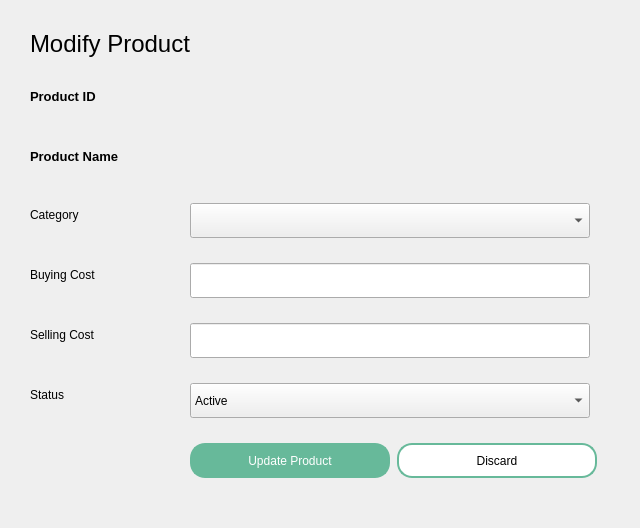
<?xml version="1.0" encoding="UTF-8"?>
<ui version="4.0">
 <class>Dialog</class>
 <widget class="QDialog" name="Dialog">
  <property name="geometry">
   <rect>
    <x>0</x>
    <y>0</y>
    <width>640</width>
    <height>528</height>
   </rect>
  </property>
  <property name="windowTitle">
   <string>Dialog</string>
  </property>
  <widget class="QWidget" name="widget_2" native="true">
   <property name="geometry">
    <rect>
     <x>30</x>
     <y>30</y>
     <width>636</width>
     <height>501</height>
    </rect>
   </property>
   <layout class="QFormLayout" name="formLayout">
    <property name="horizontalSpacing">
     <number>0</number>
    </property>
    <property name="verticalSpacing">
     <number>25</number>
    </property>
    <property name="leftMargin">
     <number>0</number>
    </property>
    <property name="topMargin">
     <number>0</number>
    </property>
    <property name="rightMargin">
     <number>0</number>
    </property>
    <property name="bottomMargin">
     <number>0</number>
    </property>
    <item row="0" column="0">
     <widget class="QLabel" name="label_4">
      <property name="font">
       <font>
        <pointsize>18</pointsize>
       </font>
      </property>
      <property name="text">
       <string>Modify Product</string>
      </property>
     </widget>
    </item>
    <item row="2" column="0">
     <widget class="QLabel" name="label_5">
      <property name="font">
       <font>
        <pointsize>10</pointsize>
        <weight>75</weight>
        <bold>true</bold>
       </font>
      </property>
      <property name="text">
       <string>Product Name</string>
      </property>
     </widget>
    </item>
    <item row="3" column="0">
     <widget class="QLabel" name="label_6">
      <property name="text">
       <string>Category</string>
      </property>
     </widget>
    </item>
    <item row="3" column="1">
     <widget class="QComboBox" name="comboBox_2">
      <property name="minimumSize">
       <size>
        <width>400</width>
        <height>35</height>
       </size>
      </property>
      <property name="maximumSize">
       <size>
        <width>400</width>
        <height>35</height>
       </size>
      </property>
     </widget>
    </item>
    <item row="4" column="0">
     <widget class="QLabel" name="label_9">
      <property name="text">
       <string>Buying Cost</string>
      </property>
     </widget>
    </item>
    <item row="4" column="1">
     <widget class="QLineEdit" name="lineEdit_5">
      <property name="minimumSize">
       <size>
        <width>400</width>
        <height>35</height>
       </size>
      </property>
      <property name="maximumSize">
       <size>
        <width>400</width>
        <height>35</height>
       </size>
      </property>
     </widget>
    </item>
    <item row="5" column="0">
     <widget class="QLabel" name="label_7">
      <property name="text">
       <string>Selling Cost</string>
      </property>
     </widget>
    </item>
    <item row="5" column="1">
     <widget class="QLineEdit" name="lineEdit_4">
      <property name="minimumSize">
       <size>
        <width>400</width>
        <height>35</height>
       </size>
      </property>
      <property name="maximumSize">
       <size>
        <width>400</width>
        <height>35</height>
       </size>
      </property>
     </widget>
    </item>
    <item row="6" column="0">
     <widget class="QLabel" name="label_8">
      <property name="text">
       <string>Status</string>
      </property>
     </widget>
    </item>
    <item row="6" column="1">
     <widget class="QComboBox" name="comboBox">
      <property name="minimumSize">
       <size>
        <width>400</width>
        <height>35</height>
       </size>
      </property>
      <property name="maximumSize">
       <size>
        <width>400</width>
        <height>35</height>
       </size>
      </property>
      <item>
       <property name="text">
        <string>Active</string>
       </property>
      </item>
      <item>
       <property name="text">
        <string>Deactivate</string>
       </property>
      </item>
     </widget>
    </item>
    <item row="7" column="1">
     <widget class="QWidget" name="widget_3" native="true">
      <property name="sizePolicy">
       <sizepolicy hsizetype="Preferred" vsizetype="Preferred">
        <horstretch>0</horstretch>
        <verstretch>0</verstretch>
       </sizepolicy>
      </property>
      <layout class="QHBoxLayout" name="horizontalLayout_3">
       <property name="spacing">
        <number>7</number>
       </property>
       <property name="leftMargin">
        <number>0</number>
       </property>
       <property name="topMargin">
        <number>0</number>
       </property>
       <property name="rightMargin">
        <number>0</number>
       </property>
       <property name="bottomMargin">
        <number>0</number>
       </property>
       <item>
        <widget class="QPushButton" name="pushButton_4">
         <property name="sizePolicy">
          <sizepolicy hsizetype="Fixed" vsizetype="Fixed">
           <horstretch>0</horstretch>
           <verstretch>0</verstretch>
          </sizepolicy>
         </property>
         <property name="minimumSize">
          <size>
           <width>200</width>
           <height>35</height>
          </size>
         </property>
         <property name="maximumSize">
          <size>
           <width>200</width>
           <height>35</height>
          </size>
         </property>
         <property name="styleSheet">
          <string notr="true">QPushButton {
    background-color: #67B99A;
    color: white;
    border: 2px solid #67B99A;
    padding: 8px 16px;
    border-radius: 15px;
}
QPushButton:hover {
    background-color: #5CAE8B;
    border: 2px solid #5CAE8B;
}
QPushButton:pressed {
    background-color: #4D9C7F;
	border: 2px solid #4D9C7F;
}</string>
         </property>
         <property name="text">
          <string>Update Product</string>
         </property>
        </widget>
       </item>
       <item>
        <widget class="QPushButton" name="pushButton_5">
         <property name="sizePolicy">
          <sizepolicy hsizetype="Fixed" vsizetype="Fixed">
           <horstretch>0</horstretch>
           <verstretch>0</verstretch>
          </sizepolicy>
         </property>
         <property name="minimumSize">
          <size>
           <width>200</width>
           <height>35</height>
          </size>
         </property>
         <property name="maximumSize">
          <size>
           <width>200</width>
           <height>35</height>
          </size>
         </property>
         <property name="styleSheet">
          <string notr="true">QPushButton {
    background-color: white;
    border: 2px solid #67B99A;
    color: black;
    padding: 8px 16px;
    border-radius: 15px;
}

QPushButton:hover {
    border: 2px solid #4D926D;
}

QPushButton:pressed {
	background-color: #F0F0F0;
	border: 2px solid #265C42;
}</string>
         </property>
         <property name="text">
          <string>Discard</string>
         </property>
        </widget>
       </item>
       <item>
        <spacer name="horizontalSpacer_3">
         <property name="orientation">
          <enum>Qt::Horizontal</enum>
         </property>
         <property name="sizeHint" stdset="0">
          <size>
           <width>40</width>
           <height>20</height>
          </size>
         </property>
        </spacer>
       </item>
      </layout>
     </widget>
    </item>
    <item row="1" column="0">
     <widget class="QLabel" name="label_10">
      <property name="font">
       <font>
        <pointsize>10</pointsize>
        <weight>75</weight>
        <bold>true</bold>
       </font>
      </property>
      <property name="text">
       <string>Product ID</string>
      </property>
     </widget>
    </item>
    <item row="1" column="1">
     <widget class="QLabel" name="label">
      <property name="minimumSize">
       <size>
        <width>400</width>
        <height>35</height>
       </size>
      </property>
      <property name="maximumSize">
       <size>
        <width>400</width>
        <height>35</height>
       </size>
      </property>
      <property name="font">
       <font>
        <pointsize>10</pointsize>
        <weight>75</weight>
        <bold>true</bold>
       </font>
      </property>
      <property name="text">
       <string/>
      </property>
     </widget>
    </item>
    <item row="2" column="1">
     <widget class="QLabel" name="label_2">
      <property name="minimumSize">
       <size>
        <width>400</width>
        <height>35</height>
       </size>
      </property>
      <property name="maximumSize">
       <size>
        <width>400</width>
        <height>35</height>
       </size>
      </property>
      <property name="font">
       <font>
        <pointsize>10</pointsize>
        <weight>75</weight>
        <bold>true</bold>
       </font>
      </property>
      <property name="text">
       <string/>
      </property>
     </widget>
    </item>
   </layout>
  </widget>
 </widget>
 <resources/>
 <connections/>
</ui>
